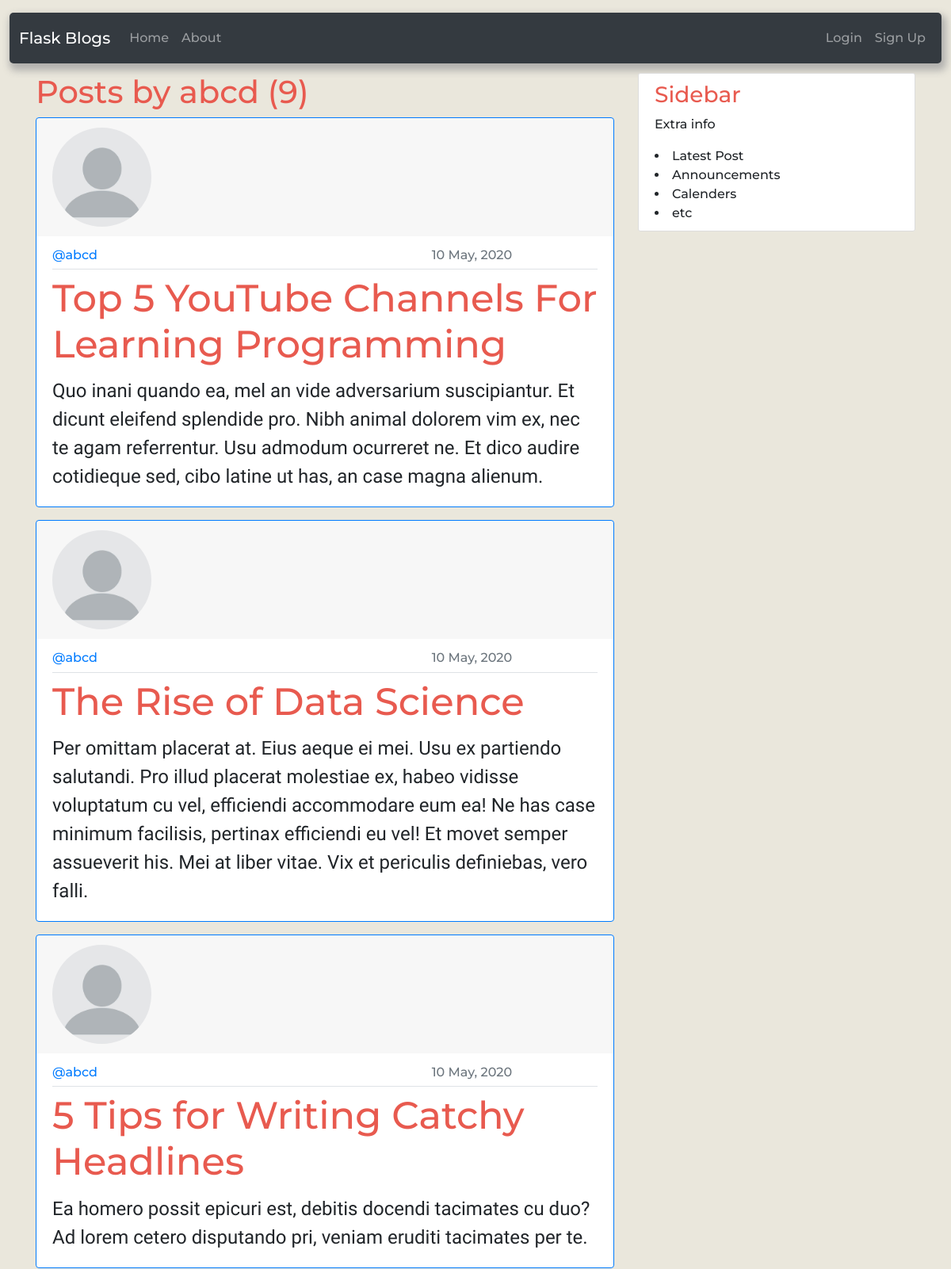
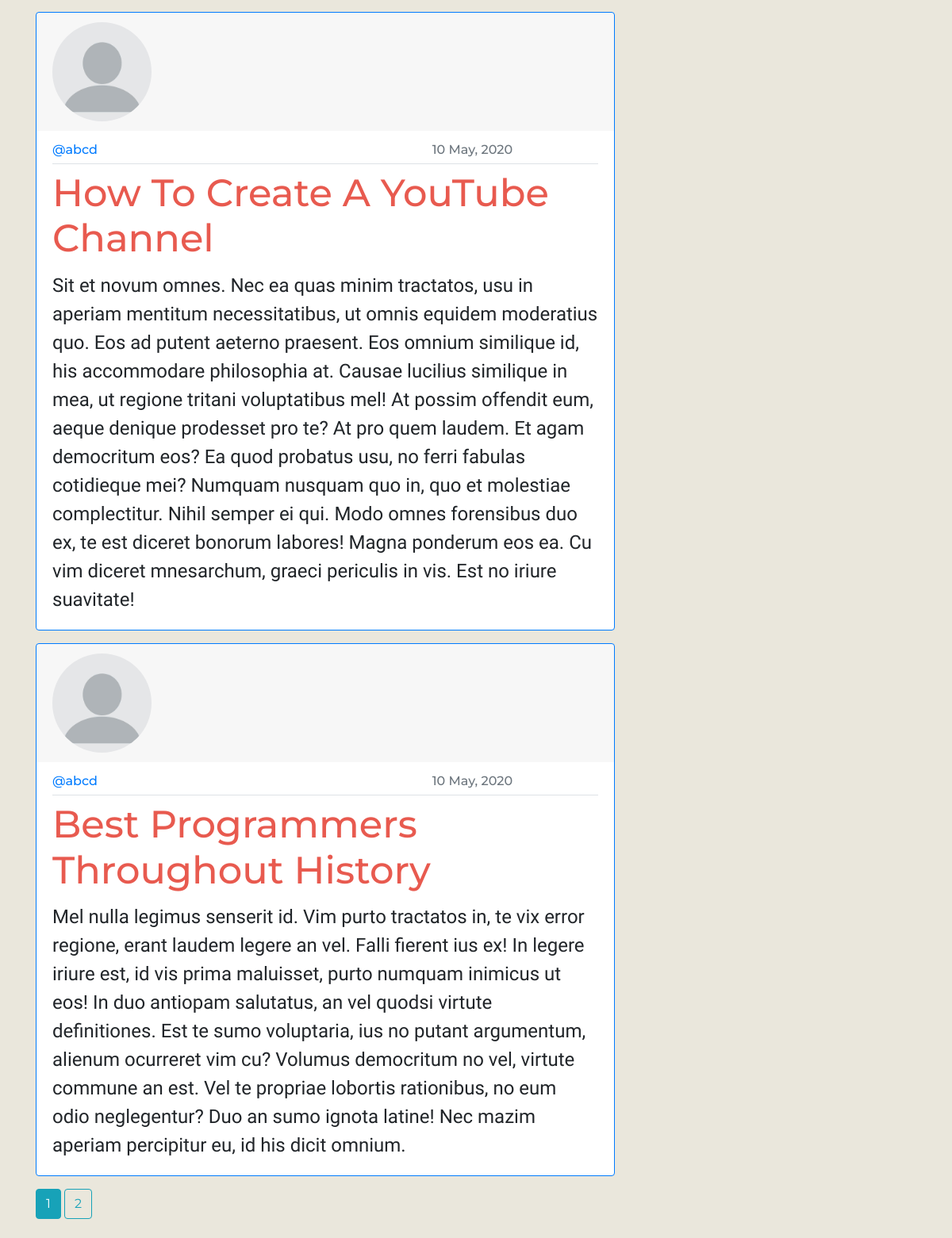
The page /user/abcd/posts on the database its author committed (2 pictures, top to bottom).
### flaskblog/models.py (models this page shows, shortened)
class User(db.Model,UserMixin):
    id = db.Column(db.Integer, primary_key=True)
    username = db.Column(db.String(20), unique=True, nullable=False)
    email = db.Column(db.String(120), unique=True, nullable=False)
    image_file = db.Column(db.String(20), nullable=False, default='default.jpg')
    password = db.Column(db.String(60), nullable=False)
    posts = db.relationship('Post', backref='author', lazy=True)

class Post(db.Model):
    id = db.Column(db.Integer, primary_key=True)
    title = db.Column(db.String(100), nullable=False)
    date_posted = db.Column(db.DateTime, nullable=False, default=datetime.utcnow)
    content = db.Column(db.Text, nullable=False)
    user_id = db.Column(db.Integer, db.ForeignKey('user.id'), nullable=False)

### flaskblog/users/routes.py (the view)
@users.route("/user/<string:username>/posts")
def user_posts(username):
    page = request.args.get('page',1,type = int)
    user = User.query.filter_by(username=username).first_or_404()
    posts = Post.query.filter_by(author=user)\
        .order_by(Post.date_posted.desc())\
        .paginate(page=page,per_page=5)
    return render_template("user_posts.html",posts=posts,user=user)

### flaskblog/templates/user_posts.html
{% extends "base.html" %}
{% block content %}
<h1>Posts by {{user.username}}  ({{posts.total }})</h1>
{% for post in posts.items %}
<div class="card border-primary profile-info flex-row flex-wrap">
  <div class="card-header border-0 col-12">
      <img src="{{url_for('static',filename='profile_pics/'+post.author.image_file)}}" class="card-img-top rounded-circle account-img" alt="profile pic">
  </div>
  <div class="card-body">
      <h6 class="card-subtitle mb-2 pb-2 text-muted border-bottom">
        <div class="row d-flex justify-content-between">
          <div class="col col-4 d-flex align-items-center">
            <a href="{{url_for('users.user_posts',username = post.author.username)}}">
                @{{post.author.username}}
            </a>
            </div>
          <div class="col col-4 d-flex align-items-center">{{post.date_posted.strftime('%d %B, %Y')}}</div>
        </div>
      </h6>
      <h5 class="card-title"><a class="post-detail-title"href="{{url_for('posts.post',post_id=post.id)}}">{{post.title}}</a></h5>
      <p class="card-text">
        {{post.content}}
      </p>
  </div>
</div>
{% endfor %}
{% for page_num in posts.iter_pages(left_edge=1,right_edge=1,left_current=1,right_current=2)  %}
  {% if page_num  %}
    {% if posts.page == page_num %}
      <a class ="btn  btn-info mb-4" href="{{url_for('users.user_posts',username = user.username,page=page_num)}}">{{page_num}}</a>
    {% else %}
    <a class ="btn  btn-outline-info mb-4" href="{{url_for('users.user_posts',username = user.username,page=page_num)}}">{{page_num}}</a>
    {% endif %}
    {% else %}
    ...
  {% endif %}
{% endfor %}
{% endblock content %}

### flaskblog/static/main.css (style rules this page uses)
body { background-color: #EAE7DC; margin-top: 1rem; font-family: 'Montserrat', sans-serif; font-size: medium; font-weight: 500; }
h1,h2,h3,h4,h5,h6 { color: #E85A4F; }
.post-detail-title { color: #E85A4F; font-size: 3rem; }
.card-subtitle { flex-direction: row; justify-content: flex-end; }
.card-text { font-family: 'Indie Flower', cursive; font-size: x-large; }
.profile-info { margin-bottom: 1rem; }
.account-img { height: 125px; width: 125px; }

### rows shown on the page
User: username "abcd"
Post: image_file (placeholder picture), author.username "abcd", date_posted "10 May, 2020", title "Top 5 YouTube Channels For Learning Programming", content "Quo inani quando ea, mel an vide adversarium suscipiantur. Et dicunt eleifend splendide pro. Nibh animal dolorem vim ex, nec te agam referrentur. Usu admodum ocurreret ne. Et dico audire cotidieque sed, cibo latine ut has, an case magna alienum."
Post: image_file (placeholder picture), author.username "abcd", date_posted "10 May, 2020", title "The Rise of Data Science", content "Per omittam placerat at. Eius aeque ei mei. Usu ex partiendo salutandi. Pro illud placerat molestiae ex, habeo vidisse voluptatum cu vel, efficiendi accommodare eum ea! Ne has case minimum facilisis, pertinax efficiendi eu vel! Et movet semper assueverit his. Mei at liber vitae. Vix et periculis definiebas, vero falli."
Post: image_file (placeholder picture), author.username "abcd", date_posted "10 May, 2020", title "5 Tips for Writing Catchy Headlines", content "Ea homero possit epicuri est, debitis docendi tacimates cu duo? Ad lorem cetero disputando pri, veniam eruditi tacimates per te."
Post: image_file (placeholder picture), author.username "abcd", date_posted "10 May, 2020", title "How To Create A YouTube Channel", content "Sit et novum omnes. Nec ea quas minim tractatos, usu in aperiam mentitum necessitatibus, ut omnis equidem moderatius quo. Eos ad putent aeterno praesent. Eos omnium similique id, his accommodare philosophia at. Causae lucilius similique in mea, ut regione tritani voluptatibus mel! At possim offendit eum, aeque denique prodesset pro te? At pro quem laudem. Et agam democritum eos? Ea quod probatus usu, no ferri fabulas cotidieque mei? Numquam nusquam quo in, quo et molestiae complectitur. Nihil semper ei qui. Modo omnes forensibus duo ex, te est diceret bonorum labores! Magna ponderum eos ea. Cu vim diceret mnesarchum, graeci periculis in vis. Est no iriure suavitate!"
Post: image_file (placeholder picture), author.username "abcd", date_posted "10 May, 2020", title "Best Programmers Throughout History", content "Mel nulla legimus senserit id. Vim purto tractatos in, te vix error regione, erant laudem legere an vel. Falli fierent ius ex! In legere iriure est, id vis prima maluisset, purto numquam inimicus ut eos! In duo antiopam salutatus, an vel quodsi virtute definitiones. Est te sumo voluptaria, ius no putant argumentum, alienum ocurreret vim cu? Volumus democritum no vel, virtute commune an est. Vel te propriae lobortis rationibus, no eum odio neglegentur? Duo an sumo ignota latine! Nec mazim aperiam percipitur eu, id his dicit omnium."

### other values the page prints
{{ posts.total }} "9"
{{ page_num }} "1"
{{ page_num }} "2"
